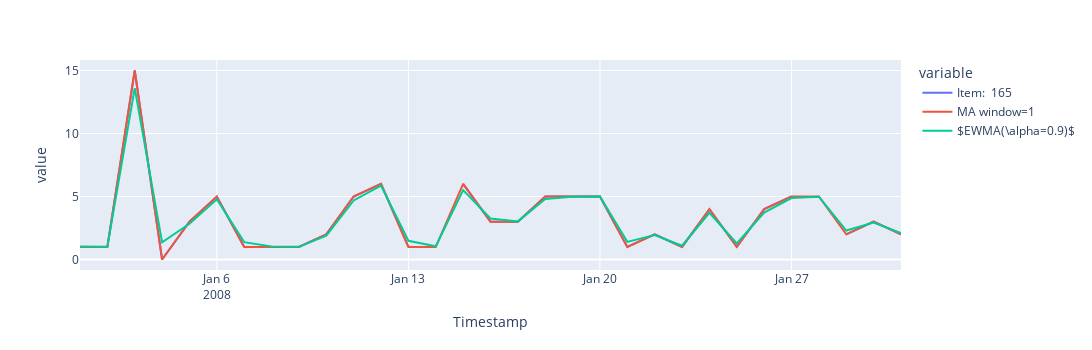

This figure's notebook cell:
### Code cell
# Compare EWMA (alpha = 0.9) and MA (window = 1)
# ts.loc['2008-01-01':'2009-01-10'][u'Item:  165'].plot(label='Raw')

alpha_big = 0.9
ts.loc[start_period:end_period][[item_name]].merge(
      ts[[item_name]].ffill().rolling(1).mean().loc[start_period:end_period].rename(columns = {item_name:'MA window=1'}),  # MA with expanding window
      how='inner', left_index = True, right_index = True
      ).merge(
      ts[[item_name]].ffill().ewm(alpha=alpha_big).mean().loc[start_period:end_period].rename(columns = {item_name:'$EWMA(\\alpha={0})$'.format(alpha_big)}),  # ewma with small alpha
      how='inner', left_index = True, right_index = True
      ).plot().update_layout(height=350, width=1300)

### Figure 1 — Plotly figure (JSON) as saved in the notebook; plotly's stock layout.template omitted (floating-point values rounded to 4 significant figures)
{"data": [{"hovertemplate": "variable=Item:  165<br>Timestamp=%{x}<br>value=%{y}<extra></extra>", "legendgroup": "Item:  165", "line": {"color": "#636efa", "dash": "solid"}, "marker": {"symbol": "circle"}, "mode": "lines", "name": "Item:  165", "orientation": "v", "showlegend": true, "type": "scatter", "x": ["2008-01-01T00:00:00", "2008-01-02T00:00:00", "2008-01-03T00:00:00", "2008-01-04T00:00:00", "2008-01-05T00:00:00", "2008-01-06T00:00:00", "2008-01-07T00:00:00", "2008-01-08T00:00:00", "2008-01-09T00:00:00", "2008-01-10T00:00:00", "2008-01-11T00:00:00", "2008-01-12T00:00:00", "2008-01-13T00:00:00", "2008-01-14T00:00:00", "2008-01-15T00:00:00", "2008-01-16T00:00:00", "2008-01-17T00:00:00", "2008-01-18T00:00:00", "2008-01-19T00:00:00", "2008-01-20T00:00:00", "2008-01-21T00:00:00", "2008-01-22T00:00:00", "2008-01-23T00:00:00", "2008-01-24T00:00:00", "2008-01-25T00:00:00", "2008-01-26T00:00:00", "2008-01-27T00:00:00", "2008-01-28T00:00:00", "2008-01-29T00:00:00", "2008-01-30T00:00:00", "2008-01-31T00:00:00"], "xaxis": "x", "y": [null, 1, 15, 0, 3, 5, 1, null, 1, 2, 5, 6, 1, null, 6, 3, 3, 5, 5, 5, 1, 2, 1, 4, 1, 4, 5, null, 2, 3, 2], "yaxis": "y"}, {"hovertemplate": "variable=MA window=1<br>Timestamp=%{x}<br>value=%{y}<extra></extra>", "legendgroup": "MA window=1", "line": {"color": "#EF553B", "dash": "solid"}, "marker": {"symbol": "circle"}, "mode": "lines", "name": "MA window=1", "orientation": "v", "showlegend": true, "type": "scatter", "x": ["2008-01-01T00:00:00", "2008-01-02T00:00:00", "2008-01-03T00:00:00", "2008-01-04T00:00:00", "2008-01-05T00:00:00", "2008-01-06T00:00:00", "2008-01-07T00:00:00", "2008-01-08T00:00:00", "2008-01-09T00:00:00", "2008-01-10T00:00:00", "2008-01-11T00:00:00", "2008-01-12T00:00:00", "2008-01-13T00:00:00", "2008-01-14T00:00:00", "2008-01-15T00:00:00", "2008-01-16T00:00:00", "2008-01-17T00:00:00", "2008-01-18T00:00:00", "2008-01-19T00:00:00", "2008-01-20T00:00:00", "2008-01-21T00:00:00", "2008-01-22T00:00:00", "2008-01-23T00:00:00", "2008-01-24T00:00:00", "2008-01-25T00:00:00", "2008-01-26T00:00:00", "2008-01-27T00:00:00", "2008-01-28T00:00:00", "2008-01-29T00:00:00", "2008-01-30T00:00:00", "2008-01-31T00:00:00"], "xaxis": "x", "y": [1, 1, 15, 0, 3, 5, 1, 1, 1, 2, 5, 6, 1, 1, 6, 3, 3, 5, 5, 5, 1, 2, 1, 4, 1, 4, 5, 5, 2, 3, 2], "yaxis": "y"}, {"hovertemplate": "variable=$EWMA(\\alpha=0.9)$<br>Timestamp=%{x}<br>value=%{y}<extra></extra>", "legendgroup": "$EWMA(\\alpha=0.9)$", "line": {"color": "#00cc96", "dash": "solid"}, "marker": {"symbol": "circle"}, "mode": "lines", "name": "$EWMA(\\alpha=0.9)$", "orientation": "v", "showlegend": true, "type": "scatter", "x": ["2008-01-01T00:00:00", "2008-01-02T00:00:00", "2008-01-03T00:00:00", "2008-01-04T00:00:00", "2008-01-05T00:00:00", "2008-01-06T00:00:00", "2008-01-07T00:00:00", "2008-01-08T00:00:00", "2008-01-09T00:00:00", "2008-01-10T00:00:00", "2008-01-11T00:00:00", "2008-01-12T00:00:00", "2008-01-13T00:00:00", "2008-01-14T00:00:00", "2008-01-15T00:00:00", "2008-01-16T00:00:00", "2008-01-17T00:00:00", "2008-01-18T00:00:00", "2008-01-19T00:00:00", "2008-01-20T00:00:00", "2008-01-21T00:00:00", "2008-01-22T00:00:00", "2008-01-23T00:00:00", "2008-01-24T00:00:00", "2008-01-25T00:00:00", "2008-01-26T00:00:00", "2008-01-27T00:00:00", "2008-01-28T00:00:00", "2008-01-29T00:00:00", "2008-01-30T00:00:00", "2008-01-31T00:00:00"], "xaxis": "x", "y": [1.031, 1.003, 13.6, 1.36, 2.836, 4.784, 1.378, 1.038, 1.004, 1.9, 4.69, 5.869, 1.487, 1.049, 5.505, 3.25, 3.025, 4.803, 4.98, 4.998, 1.4, 1.94, 1.094, 3.709, 1.271, 3.727, 4.873, 4.987, 2.299, 2.93, 2.093], "yaxis": "y"}], "layout": {"height": 350, "legend": {"title": {"text": "variable"}, "tracegroupgap": 0}, "margin": {"t": 60}, "width": 1300, "xaxis": {"anchor": "y", "domain": [0, 1], "title": {"text": "Timestamp"}}, "yaxis": {"anchor": "x", "domain": [0, 1], "title": {"text": "value"}}}}
